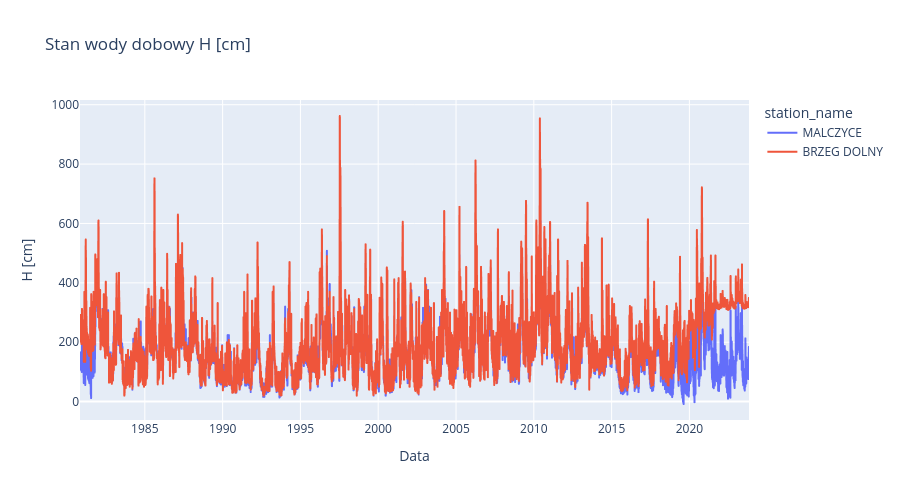

Notebook cell for this chart:
### Markdown cell above
**Prompt do LLM:**
> *"Napisz analogiczny kod jak powyzej, ale dla kolumny water_level_cm (stan wody w cm)."*

**Użyte moduły/funkcje:** `plotly.express.line()` — analogicznie jak dla przeplywu

### Code cell
fig = px.line(
    df, x='date', y='water_level_cm',
    color='station_name',
    title='Stan wody dobowy H [cm]',
    labels={'water_level_cm': 'H [cm]', 'date': 'Data'},
    height=500,
)
fig.update_layout(hovermode='x unified')
fig.show()

### Figure 1 — Plotly figure (JSON) as saved in the notebook; plotly's stock layout.template omitted (floating-point values rounded to 4 significant figures; data arrays with more than 128 entries replaced by an {"elided": "..."} marker saying what was removed)
{"data": [{"hovertemplate": "station_name=MALCZYCE<br>Data=%{x}<br>H [cm]=%{y}<extra></extra>", "legendgroup": "MALCZYCE", "line": {"color": "#636efa", "dash": "solid"}, "marker": {"symbol": "circle"}, "mode": "lines", "name": "MALCZYCE", "showlegend": true, "type": "scattergl", "x": {"elided": "15705 str values"}, "xaxis": "x", "y": {"elided": "15705 float values"}, "yaxis": "y"}, {"hovertemplate": "station_name=BRZEG DOLNY<br>Data=%{x}<br>H [cm]=%{y}<extra></extra>", "legendgroup": "BRZEG DOLNY", "line": {"color": "#EF553B", "dash": "solid"}, "marker": {"symbol": "circle"}, "mode": "lines", "name": "BRZEG DOLNY", "showlegend": true, "type": "scattergl", "x": {"elided": "15705 str values"}, "xaxis": "x", "y": {"elided": "15705 float values"}, "yaxis": "y"}], "layout": {"height": 500, "hovermode": "x unified", "legend": {"title": {"text": "station_name"}, "tracegroupgap": 0}, "title": {"text": "Stan wody dobowy H [cm]"}, "xaxis": {"anchor": "y", "domain": [0, 1], "title": {"text": "Data"}}, "yaxis": {"anchor": "x", "domain": [0, 1], "title": {"text": "H [cm]"}}}}
